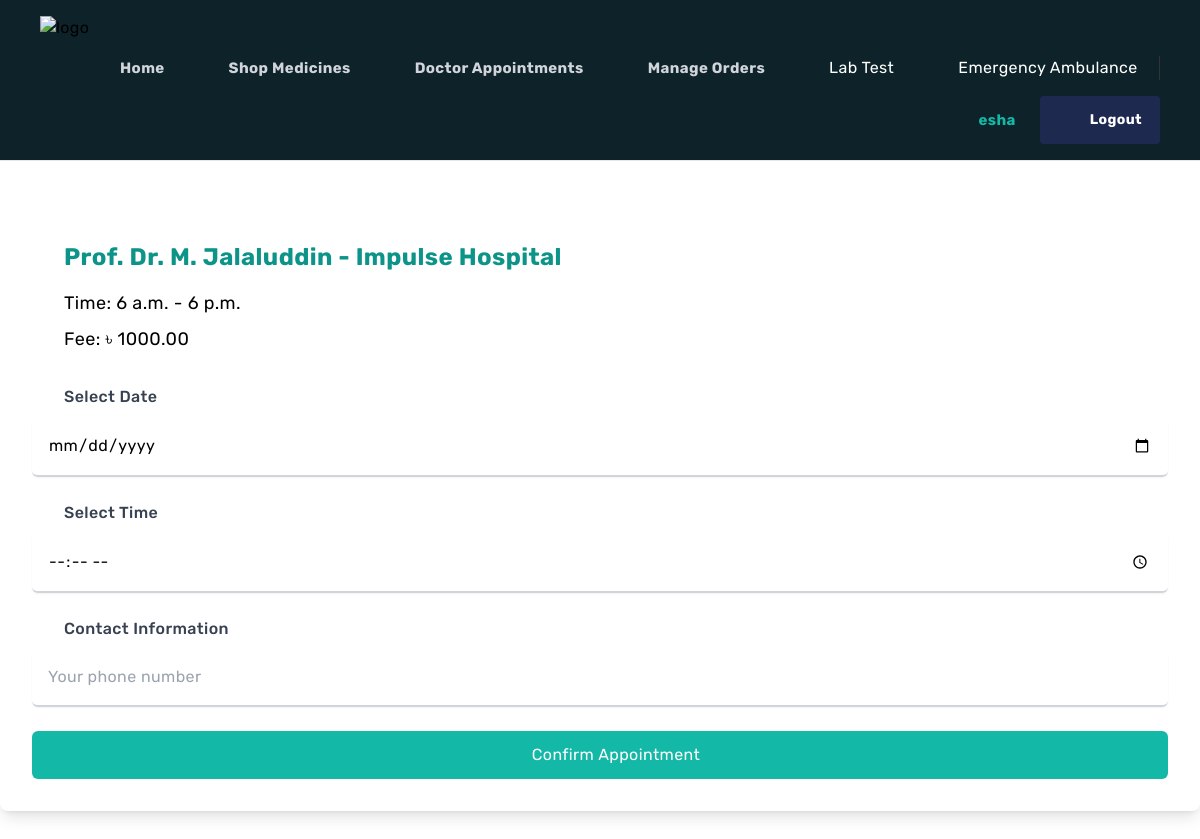
Screenshot of /book_appointment/1/ (signed in) with the database file from the repository.
### hospital/models.py (models this page shows, shortened)
class Doctor(models.Model):
    name = models.CharField(max_length=255)
    specialty = models.CharField(max_length=255)
    qualifications = models.TextField()
    image = models.ImageField(upload_to='doctors/')

class Schedule(models.Model):
    doctor = models.ForeignKey('Doctor', on_delete=models.CASCADE, related_name='schedules')
    hospital = models.ForeignKey('Hospital', on_delete=models.CASCADE, related_name='schedules')
    start_time = models.TimeField()
    end_time = models.TimeField()
    days_available = models.CharField(max_length=255)
    fee = models.DecimalField(max_digits=10, decimal_places=2)
    pay_first = models.BooleanField(default=False)

class Hospital(models.Model):
    doctor = models.ManyToManyField(Doctor, related_name='hospitals')
    name = models.CharField(max_length=255)
    address = models.CharField(max_length=255)
    phone = models.CharField(max_length=20)
    logo = models.ImageField(upload_to='hospitals/')

### hospital/views.py (the view, shortened to what this page needs)
# urls.py: path('book_appointment/<int:schedule_id>/', book_appointment, name='book_appointment'),
@login_required(login_url='login')
def book_appointment(request, schedule_id):
    schedule = get_object_or_404(Schedule, id=schedule_id)
    doctor = schedule.doctor
    hospital = schedule.hospital
    context = {
        'doctor': doctor,
        'schedule': schedule
    }
    return render(request, 'book_appointment.html', context)

### templates/book_appointment.html (shortened to what this page needs)
{% extends "base.html" %}
{% block content %}
<div class="max-w-7xl mx-auto py-12 min-h-screen">
    <div class="p-8 bg-white rounded-lg shadow-lg">
        <h2 class="text-2xl font-bold text-teal-600 mb-4 flex items-center">
            <box-icon name='user' color='#4fd1c5' class='mr-2'></box-icon>
            {{ doctor.name }} - {{ schedule.hospital.name }}
        </h2>
        <p class="text-lg flex items-center">
            <box-icon name='time' color='#4fd1c5' class='mr-2'></box-icon>
            Time: {{ schedule.start_time }} - {{ schedule.end_time }}
        </p>
        <p class="text-lg flex items-center mt-2">
            <box-icon name='dollar-circle' color='#4fd1c5' class='mr-2'></box-icon>
            Fee: ৳ {{ schedule.fee }}
        </p>
        <form method="POST" class="mt-8 space-y-6">
            <div>
                <label for="date" class="block text-md font-medium text-gray-700 flex items-center">
                    <box-icon name='calendar' color='#4fd1c5' class='mr-2'></box-icon>
                    Select Date
                </label>
                <input type="date" id="date" name="date" class="mt-2 block w-full border-gray-300 rounded-md shadow-sm py-4 p-4 border-b-2">
            </div>
            <div>
                <label for="time" class="block text-md font-medium text-gray-700 flex items-center">
                    <box-icon name='time-five' color='#4fd1c5' class='mr-2'></box-icon>
                    Select Time
                </label>
                <input type="time" id="time" name="time" class="mt-2 block w-full border-gray-300 rounded-md shadow-sm py-4 p-4 border-b-2">
            </div>
            <div>
                <label for="contact" class="block text-md font-medium text-gray-700 flex items-center">
                    <box-icon name='phone' color='#4fd1c5' class='mr-2'></box-icon>
                    Contact Information
                </label>
                <input type="text" id="contact" name="contact" class="mt-2 block w-full border-gray-300 rounded-md shadow-sm py-4 p-4 border-b-2" placeholder="Your phone number">
            </div>
            <button type="submit" class="mt-6 w-full bg-teal-500 text-white py-3 rounded-md hover:bg-teal-800 flex items-center justify-center">
                <box-icon name='check-circle' color='#fff' class='mr-2'></box-icon>
                Confirm Appointment
            </button>
        </form>
    </div>
</div>
{% endblock %}

### templates/base.html (shortened to what this page needs)
<!DOCTYPE html>
<html lang="en">
<head>
    <script src="https://cdn.tailwindcss.com"></script>
</head>
<body class="tracking-wide">
    <header class='flex border-b py-4 px-4 sm:px-10 bg-[#0d2329] min-h-[70px] tracking-wide relative z-50 sticky top-0'>
        <div class='flex flex-wrap items-center gap-4 w-full'>
            <a href="{% url 'home' %}">
                <img src="https://i.postimg.cc/3xGXxqt8/E-care-3-Final.png" alt="logo" class='w-36' />
            </a>
            <div id="collapseMenu"
                class='lg:!flex lg:flex-auto lg:ml-12 max-lg:hidden max-lg:before:fixed max-lg:before:bg-black max-lg:before:opacity-50 max-lg:before:inset-0 max-lg:before:z-50'>
                <div
                    class="lg:!flex lg:flex-auto max-lg:fixed max-lg:bg-white max-lg:w-1/2 max-lg:min-w-[300px] max-lg:top-0 max-lg:left-0 max-lg:p-6 max-lg:h-full max-lg:shadow-md max-lg:overflow-auto z-50">
                    <ul class='lg:flex lg:gap-x-8 max-lg:space-y-2'>
                        <li class='max-lg:border-b max-lg:py-3'>
                            <a href="{% url 'home' %}"
                                class='hover:text-teal-500 text-gray-300 block font-bold text-[15px] flex items-center'>
                                <box-icon name='home' color='#fff' class='mr-2'></box-icon> Home
                            </a>
                        </li>
                        <li class='max-lg:border-b max-lg:py-3'>
                            <a href="{% url 'shopmedicine' %}"
                                class='hover:text-teal-500 text-gray-300 block font-bold text-[15px] flex items-center'>
                                <box-icon name='store' color='#fff' class='mr-2'></box-icon> Shop Medicines
                            </a>
                        </li>
                        <li class='max-lg:border-b max-lg:py-3'>
                            <a href="{% url 'appointments' %}"
                                class='hover:text-teal-500 text-gray-300 block font-bold text-[15px] flex items-center'>
                                <box-icon name='calendar' color='#fff' class='mr-2'></box-icon> Doctor Appointments
                            </a>
                        </li>
                        <li class='max-lg:border-b max-lg:py-3'>
                            <a href="{% url 'manage_orders' %}"
                                class='hover:text-teal-500 text-gray-300 block font-bold text-[15px] flex items-center'>
                                <box-icon name='cart' color='#fff' class='mr-2'></box-icon> Manage Orders
                            </a>
                        </li>
                        <li>
                            <a href="{% url 'lab_tests' %}"
                                class="flex items-center space-x-2 text-white hover:text-teal-400">
                                <box-icon name='vial' color='#fff'></box-icon><span>Lab Test</span>
                            </a>
                        </li>
                        <li>
                            <a href="{% url 'emergency_ambulance' %}"
                                class="flex items-center space-x-2 text-white hover:text-teal-400">
                                <box-icon name='ambulance' type='solid' color='#ffffff'></box-icon><span>Emergency Ambulance</span>
                            </a>
                        </li>
                    </ul>
                </div>
            </div>
            <div class='flex items-center ml-auto space-x-6'>
                {% if user.is_authenticated %}
                  <a href="{% url 'user_profile' %}" class='text-teal-500 text-gray-200 block font-bold text-[15px] flex items-center'>
                    <box-icon name='user' color='#fff' class='mr-2'></box-icon>
                    {{ user.username }}
                </a>
                  <form action="{% url 'logout' %}" method="post">
                    <button type="submit"
                      class='px-4 py-2.5 text-sm rounded font-bold text-white border-2 border-[#1d294f] bg-[#1d294f] transition-all ease-in-out duration-300 hover:bg-transparent hover:text-teal-400 flex items-center'>
                      <box-icon name='log-out' color='#fff' class='mr-2'></box-icon>
                      Logout
                    </button>
                  </form>
                {% endif %}
              </div>
    </header>
    {% block content %}{% endblock %}
</body>
</html>

### templates/base.html (style rules this page uses)
body { font-family: "Rubik", sans-serif; }

### rows the page displays
Doctor: name "Prof. Dr. M. Jalaluddin"
Schedule: hospital.name "Impulse Hospital", start_time "6 a.m.", end_time "6 p.m.", fee "1000.00"

### other values shown
{{ user.username }} "esha"
